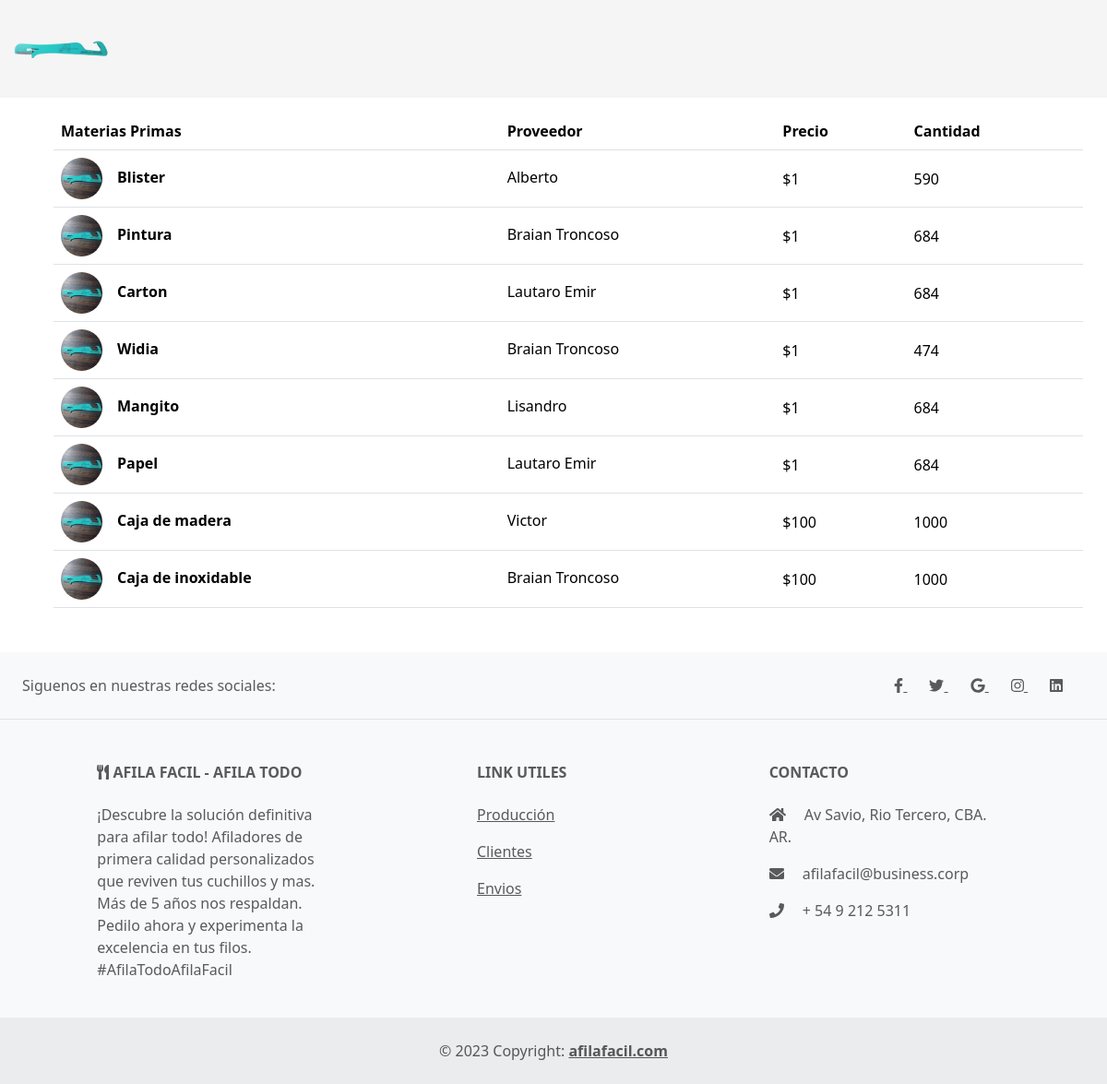
Page /materias_primas/ on the earlier database version.
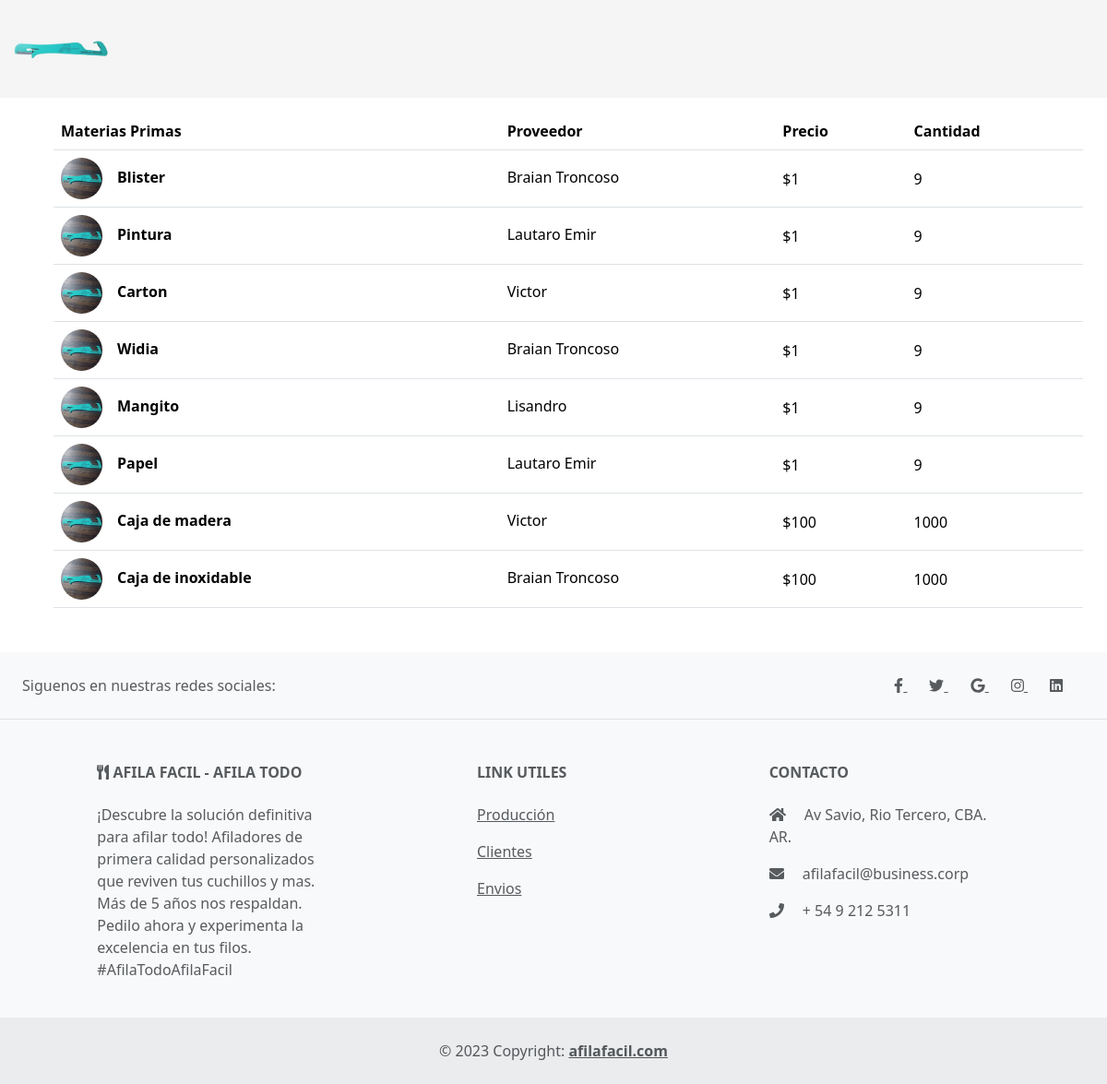
Same page on the later database version.
### materias_primas/models.py (models this page shows, shortened)
class Materias(models.Model):
    nombre = models.CharField(max_length=45)
    precio = models.IntegerField()
    cantidad = models.IntegerField()
    proveedores = models.ForeignKey(Proveedores, null=True, blank=True, on_delete=models.SET_NULL, related_name='materias')
    imagen = models.CharField(max_length=100)
    def get_imagen_url(self):
        if self.imagen:
            return f"/static/img/{self.imagen}"
        else:
            return "/static/img/afilador.jpeg"
    class Meta:
        db_table = 'materias'
        verbose_name = "Materia"

### proveedores/models.py (models this page shows, shortened)
class Proveedores(models.Model):
    nombre = models.CharField(max_length=50)
    detalle = models.CharField(max_length=200, blank=True)
    direccion = models.CharField(max_length=100)
    telefono = models.IntegerField(null=True, blank=True)
    email = models.CharField(max_length=100)
    imagen = models.TextField(null=True, blank=True)
    class Meta:
        db_table = 'proveedores'
        verbose_name = "Proveedores"

### materias_primas/views.py (the view)
# urls.py: path('', views.mostrar_materias_primas, name='materias_primas'),
def mostrar_materias_primas(request):
    materias = Materias.objects.all()
    return render(request, 'materias_primas.html', {'materias': materias, 'mensaje': "No hay Materia Prima"})

### materias_primas/templates/materias_primas.html (shortened to what this page needs)
{% extends "materias_primas/layout.html" %}
{% load static %}
{% block content %}
{% if materias%}
<div class="container">
    <table class="table align-middle mb-0 bg-white m-3 mb-5">
        <thead class="bg-light">
        <tr>
            <th>Materias Primas</th>
            <th>Proveedor</th>
            <th>Precio</th>
            <th>Cantidad</th>
        </tr>
        </thead>
        <tbody>
        {% for materia in materias %}
            <tr>
                <td>
                <div class="d-flex align-items-center">
                    <img
                        src="{{ materia.get_imagen_url }}"
                        alt="NO-IMG"
                        style="width: 45px; height: 45px"
                        class="rounded-circle"
                        />
                    <div class="ms-3">
                    <p class="fw-bold mb-1 ml-2">{{materia.nombre}}</p>
                    </div>
                </div>
                </td>
                <td>
                <p class="fw-normal mb-1">{{ materia.proveedores.nombre }} {{ materia.proveedores.apellido}}</p>
                </td>
                <td>${{ materia.precio }}</td>
                <td>{{ materia.cantidad }}</td>
            </tr>
        {%endfor%}
        </tbody>
    </table>
{%else%}
    {{ mensaje }}
{%endif%}
</div>
{% endblock %}

### materias_primas/templates/materias_primas/layout.html (shortened to what this page needs)
{% load static %}
<!DOCTYPE html>
<html lang="en">
<head>
    <link href="https://cdn.jsdelivr.net/npm/bootstrap@5.3.1/dist/css/bootstrap.min.css" rel="stylesheet">
</head>
<body>
    {% include "materias_primas/nav.html"%}
        {% block content %}
        {% endblock %}
    {% include "materias_primas/footer.html"%}
</body>
</html>

### materias_primas/templates/materias_primas/nav.html (shortened to what this page needs)
{% load static %}
{% block content %}
<nav class="navbar navbar-expand-lg navbar-light" style="background-color:#f5f5f5;">
  <div class="container-fluid">
    <div class="collapse navbar-collapse" id="navbarSupportedContent">
      <a class="navbar-brand mt-2 mt-lg-0" href="#">
        <img
          src="{% static 'img/logo.jpeg' %}"
          height="80"
          alt="Logo Afila Facil"
          loading="lazy"
        />
      </a>
    </div>
    </div>
</nav>
{% endblock %}

### materias_primas/templates/materias_primas/footer.html
{% block content %}
<footer class="text-center text-lg-start bg-light text-muted">
    <section class="d-flex justify-content-center justify-content-lg-between p-4 border-bottom">
      <div class="me-5 d-none d-lg-block">
        <span>Siguenos en nuestras redes sociales: </span>
      </div>
      <div>
        <a href="" class="me-4 text-reset">
          <i class="fab fa-facebook-f"></i>
        </a>
        <a href="" class="me-4 text-reset">
          <i class="fab fa-twitter"></i>
        </a>
        <a href="" class="me-4 text-reset">
          <i class="fab fa-google"></i>
        </a>
        <a href="" class="me-4 text-reset">
          <i class="fab fa-instagram"></i>
        </a>
        <a href="" class="me-4 text-reset">
          <i class="fab fa-linkedin"></i>
        </a>
      </div>
    </section>
    <section class="">
      <div class="container text-center text-md-start mt-5">
        <div class="row mt-3">
          <div class="col-md-3 col-lg-4 col-xl-3 mx-auto mb-4">
            <h6 class="text-uppercase fw-bold mb-4">
              <i class="fas fa-utensils"></i> AFILA FACIL - AFILA TODO
            </h6>
            <p>
                ¡Descubre la solución definitiva para afilar todo! Afiladores de primera calidad personalizados que reviven tus cuchillos y mas. Más de 5 años nos respaldan. Pedilo ahora y experimenta la excelencia en tus filos. #AfilaTodoAfilaFacil
            </p>
          </div>
          <div class="col-md-3 col-lg-2 col-xl-2 mx-auto mb-4">
            <h6 class="text-uppercase fw-bold mb-4">
              Link Utiles
            </h6>
            <p>
              <a href="#!" class="text-reset">Producción</a>
            </p>
            <p>
              <a href="#!" class="text-reset">Clientes</a>
            </p>
            <p>
              <a href="#!" class="text-reset">Envios</a>
            </p>
          </div>
          <div class="col-md-4 col-lg-3 col-xl-3 mx-auto mb-md-0 mb-4">
            <h6 class="text-uppercase fw-bold mb-4">Contacto</h6>
            <p><i class="fas fa-home me-3"></i> Av Savio, Rio Tercero, CBA. AR.</p>
            <p>
              <i class="fas fa-envelope me-3"></i>
              afilafacil@business.corp
            </p>
            <p><i class="fas fa-phone me-3"></i> + 54 9 212 5311</p>
          </div>
        </div>
      </div>
    </section>
    <div class="text-center p-4" style="background-color: rgba(0, 0, 0, 0.05);">
      © 2023 Copyright:
      <a class="text-reset fw-bold" href="https://www.afilafacil.com/">afilafacil.com</a>
    </div>
  </footer>
  {% endblock %}

Differences in the rows shown:
changed Materias "Blister": proveedores.nombre "Alberto" → "Braian Troncoso"; cantidad "590" → "9"
changed Materias "Pintura": proveedores.nombre "Braian Troncoso" → "Lautaro Emir"; cantidad "684" → "9"
changed Materias "Carton": proveedores.nombre "Lautaro Emir" → "Victor"; cantidad "684" → "9"
changed Materias "Widia": cantidad "474" → "9"
changed Materias "Mangito": cantidad "684" → "9"
changed Materias "Papel": cantidad "684" → "9"
